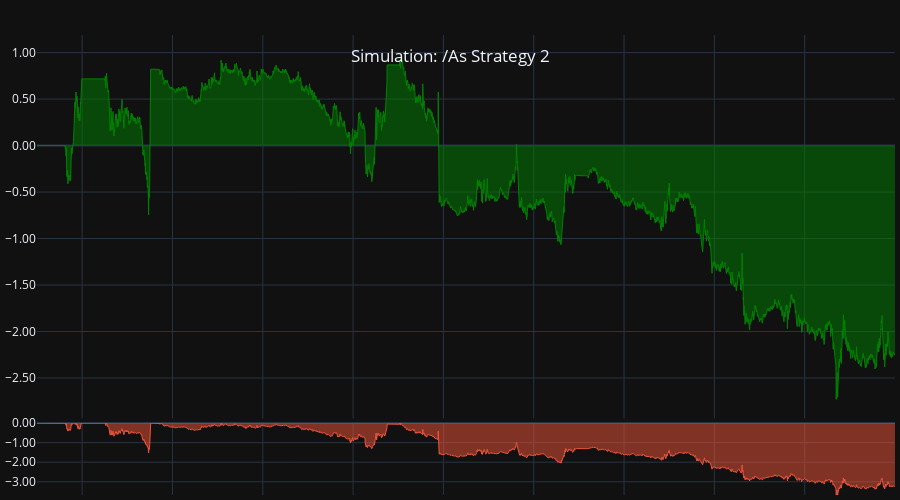
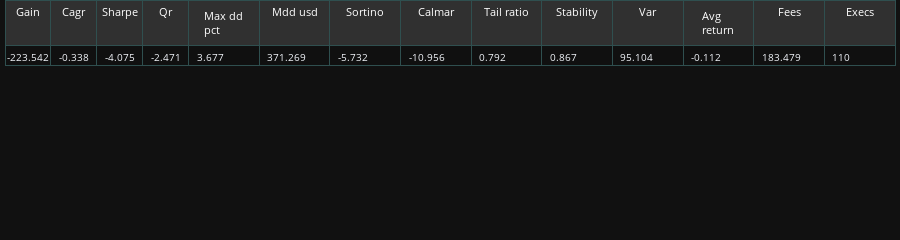

The code cell stored with these charts, in order, in its notebook:
### Code cell
tearsheet(rep)

### Figure 1 — Plotly figure (JSON) as saved in the notebook; plotly's stock layout.template omitted (floating-point values rounded to 4 significant figures; data arrays with more than 128 entries replaced by an {"elided": "..."} marker saying what was removed)
{"data": [{"fill": "tozeroy", "line": {"color": "green", "width": 1}, "mode": "lines", "name": "Returns", "type": "scatter", "uid": "c66e7c41-f493-436d-b999-1d7a17aa158b", "x": {"elided": "5473 str values"}, "xaxis": "x", "y": {"elided": "5473 float values"}, "yaxis": "y"}, {"fill": "tozeroy", "line": {"width": 1}, "mode": "lines", "name": "Drawdown_1", "type": "scatter", "uid": "c77299a1-d2ee-4215-aa61-69b7741577c3", "x": {"elided": "5473 str values"}, "xaxis": "x", "y": {"elided": "5473 float values"}, "yaxis": "y2"}], "layout": {"dragmode": "zoom", "height": 500, "hoverdistance": 1000, "hovermode": "x unified", "margin": {"b": 5, "l": 5, "r": 5, "t": 35}, "modebar": {"add": ["drawline", "drawopenpath", "drawrect", "eraseshape"]}, "newshape": {"line": {"color": "yellow", "width": 1}}, "showlegend": false, "title": {"text": " Simulation: /As Strategy 2", "x": 0.5, "xanchor": "center", "y": 0.9, "yanchor": "top"}, "xaxis": {"anchor": "y", "domain": [0, 1], "hoverformat": "%d-%b-%y %H:%M", "matches": "x2", "rangeslider": {"visible": false}, "showspikes": true, "showticklabels": false, "spikecolor": "#306020", "spikedash": "dot", "spikemode": "across", "spikesnap": "cursor", "spikethickness": 1}, "xaxis2": {"anchor": "y2", "domain": [0, 1], "showspikes": true, "spikecolor": "#306020", "spikedash": "dot", "spikemode": "across", "spikesnap": "cursor", "spikethickness": 1}, "yaxis": {"anchor": "x", "domain": [0.1663, 1], "hoverformat": ".2f", "spikecolor": "#306020", "spikesnap": "cursor", "spikethickness": 1, "tickformat": ".2f"}, "yaxis2": {"anchor": "x2", "domain": [0, 0.1563], "range": [-3.677, 0], "spikecolor": "#306020", "spikesnap": "cursor", "spikethickness": 1, "tickformat": ".2f"}}}

### Figure 2 — Plotly figure (JSON) as saved in the notebook; plotly's stock layout.template omitted (floating-point values rounded to 4 significant figures)
{"data": [{"cells": {"align": ["center", "left"], "fill": {"color": "#101010"}, "font": {"size": 10}, "line": {"color": "darkslategray"}, "values": [-223.5, -0.338, -4.075, -2.471, 3.677, 371.3, -5.732, -10.96, 0.792, 0.867, 95.1, -0.112, 183.5, 110]}, "columnwidth": [130, 130, 130, 130, 200], "header": {"fill": {"color": "#303030"}, "font": {"color": "white", "size": 11}, "line": {"color": "darkslategray"}, "values": ["Gain", "Cagr", "Sharpe", "Qr", "Max dd pct", "Mdd usd", "Sortino", "Calmar", "Tail ratio", "Stability", "Var", "Avg return", "Fees", "Execs"]}, "type": "table", "uid": "09dc7cc7-d105-4845-a813-0bfa8393695b"}], "layout": {"height": 80, "margin": {"b": 1, "l": 5, "r": 5, "t": 0}}}
